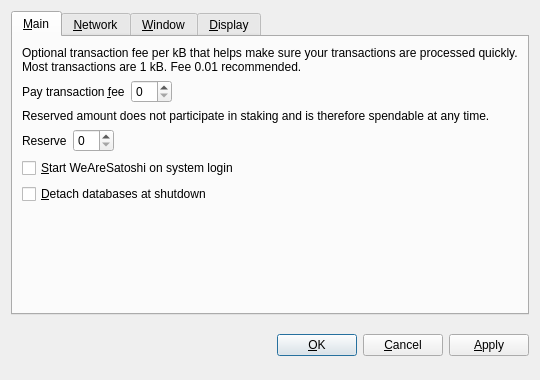
<?xml version="1.0" encoding="UTF-8"?>
<ui version="4.0">
 <class>OptionsDialog</class>
 <widget class="QDialog" name="OptionsDialog">
  <property name="geometry">
   <rect>
    <x>0</x>
    <y>0</y>
    <width>540</width>
    <height>380</height>
   </rect>
  </property>
  <property name="windowTitle">
   <string>Options</string>
  </property>
  <property name="modal">
   <bool>true</bool>
  </property>
  <layout class="QVBoxLayout" name="verticalLayout">
   <item>
    <widget class="QTabWidget" name="tabWidget">
     <property name="tabPosition">
      <enum>QTabWidget::North</enum>
     </property>
     <property name="currentIndex">
      <number>0</number>
     </property>
     <widget class="QWidget" name="tabMain">
      <attribute name="title">
       <string>&amp;Main</string>
      </attribute>
      <layout class="QVBoxLayout" name="verticalLayout_Main">
       <item>
        <widget class="QLabel" name="transactionFeeInfoLabel">
         <property name="text">
          <string>Optional transaction fee per kB that helps make sure your transactions are processed quickly. Most transactions are 1 kB. Fee 0.01 recommended.</string>
         </property>
         <property name="textFormat">
          <enum>Qt::PlainText</enum>
         </property>
         <property name="wordWrap">
          <bool>true</bool>
         </property>
        </widget>
       </item>
       <item>
        <layout class="QHBoxLayout" name="horizontalLayoutFee">
         <item>
          <widget class="QLabel" name="transactionFeeLabel">
           <property name="text">
            <string>Pay transaction &amp;fee</string>
           </property>
           <property name="textFormat">
            <enum>Qt::PlainText</enum>
           </property>
           <property name="buddy">
            <cstring>transactionFee</cstring>
           </property>
          </widget>
         </item>
         <item>
          <widget class="BitcoinAmountField" name="transactionFee"/>
         </item>
         <item>
          <spacer name="horizontalSpacerFee">
           <property name="orientation">
            <enum>Qt::Horizontal</enum>
           </property>
           <property name="sizeHint" stdset="0">
            <size>
             <width>40</width>
             <height>20</height>
            </size>
           </property>
          </spacer>
         </item>
        </layout>
       </item>
       <item>
        <widget class="QLabel" name="reserveBalanceInfoLabel">
         <property name="text">
          <string>Reserved amount does not participate in staking and is therefore spendable at any time.</string>
         </property>
         <property name="textFormat">
          <enum>Qt::PlainText</enum>
         </property>
         <property name="wordWrap">
          <bool>true</bool>
         </property>
        </widget>
       </item>
       <item>
        <layout class="QHBoxLayout" name="horizontalLayoutReserveBalance">
         <item>
          <widget class="QLabel" name="reserveBalanceLabel">
           <property name="text">
            <string>Reserve</string>
           </property>
           <property name="textFormat">
            <enum>Qt::PlainText</enum>
           </property>
           <property name="buddy">
            <cstring>reserveBalance</cstring>
           </property>
          </widget>
         </item>
         <item>
          <widget class="BitcoinAmountField" name="reserveBalance"/>
         </item>
         <item>
          <spacer name="horizontalSpacerReserveBalance">
           <property name="orientation">
            <enum>Qt::Horizontal</enum>
           </property>
           <property name="sizeHint" stdset="0">
            <size>
             <width>40</width>
             <height>20</height>
            </size>
           </property>
          </spacer>
         </item>
        </layout>
       </item>
       <item>
        <widget class="QCheckBox" name="bitcoinAtStartup">
         <property name="toolTip">
          <string>Automatically start WeAreSatoshi after logging in to the system.</string>
         </property>
         <property name="text">
          <string>&amp;Start WeAreSatoshi on system login</string>
         </property>
        </widget>
       </item>
       <item>
        <widget class="QCheckBox" name="detachDatabases">
         <property name="toolTip">
          <string>Detach block and address databases at shutdown. This means they can be moved to another data directory, but it slows down shutdown. The wallet is always detached.</string>
         </property>
         <property name="text">
          <string>&amp;Detach databases at shutdown</string>
         </property>
        </widget>
       </item>
       <item>
        <spacer name="verticalSpacer_Main">
         <property name="orientation">
          <enum>Qt::Vertical</enum>
         </property>
         <property name="sizeHint" stdset="0">
          <size>
           <width>20</width>
           <height>40</height>
          </size>
         </property>
        </spacer>
       </item>
      </layout>
     </widget>
     <widget class="QWidget" name="tabNetwork">
      <attribute name="title">
       <string>&amp;Network</string>
      </attribute>
      <layout class="QVBoxLayout" name="verticalLayout_Network">
       <item>
        <widget class="QCheckBox" name="mapPortUpnp">
         <property name="toolTip">
          <string>Automatically open the WeAreSatoshi client port on the router. This only works when your router supports UPnP and it is enabled.</string>
         </property>
         <property name="text">
          <string>Map port using &amp;UPnP</string>
         </property>
        </widget>
       </item>
       <item>
        <widget class="QCheckBox" name="connectSocks">
         <property name="toolTip">
          <string>Connect to the WeAreSatoshi network through a SOCKS proxy (e.g. when connecting through Tor).</string>
         </property>
         <property name="text">
          <string>&amp;Connect through SOCKS proxy:</string>
         </property>
        </widget>
       </item>
       <item>
        <layout class="QHBoxLayout" name="horizontalLayout_Network">
         <item>
          <widget class="QLabel" name="proxyIpLabel">
           <property name="text">
            <string>Proxy &amp;IP:</string>
           </property>
           <property name="textFormat">
            <enum>Qt::PlainText</enum>
           </property>
           <property name="buddy">
            <cstring>proxyIp</cstring>
           </property>
          </widget>
         </item>
         <item>
          <widget class="QValidatedLineEdit" name="proxyIp">
           <property name="maximumSize">
            <size>
             <width>140</width>
             <height>16777215</height>
            </size>
           </property>
           <property name="toolTip">
            <string>IP address of the proxy (e.g. 127.0.0.1)</string>
           </property>
          </widget>
         </item>
         <item>
          <widget class="QLabel" name="proxyPortLabel">
           <property name="text">
            <string>&amp;Port:</string>
           </property>
           <property name="textFormat">
            <enum>Qt::PlainText</enum>
           </property>
           <property name="buddy">
            <cstring>proxyPort</cstring>
           </property>
          </widget>
         </item>
         <item>
          <widget class="QLineEdit" name="proxyPort">
           <property name="maximumSize">
            <size>
             <width>55</width>
             <height>16777215</height>
            </size>
           </property>
           <property name="toolTip">
            <string>Port of the proxy (e.g. 9050)</string>
           </property>
          </widget>
         </item>
         <item>
          <widget class="QLabel" name="socksVersionLabel">
           <property name="text">
            <string>SOCKS &amp;Version:</string>
           </property>
           <property name="textFormat">
            <enum>Qt::PlainText</enum>
           </property>
           <property name="buddy">
            <cstring>socksVersion</cstring>
           </property>
          </widget>
         </item>
         <item>
          <widget class="QValueComboBox" name="socksVersion">
           <property name="toolTip">
            <string>SOCKS version of the proxy (e.g. 5)</string>
           </property>
          </widget>
         </item>
         <item>
          <spacer name="horizontalSpacer_Network">
           <property name="orientation">
            <enum>Qt::Horizontal</enum>
           </property>
           <property name="sizeHint" stdset="0">
            <size>
             <width>40</width>
             <height>20</height>
            </size>
           </property>
          </spacer>
         </item>
        </layout>
       </item>
       <item>
        <spacer name="verticalSpacer_Network">
         <property name="orientation">
          <enum>Qt::Vertical</enum>
         </property>
         <property name="sizeHint" stdset="0">
          <size>
           <width>20</width>
           <height>40</height>
          </size>
         </property>
        </spacer>
       </item>
      </layout>
     </widget>
     <widget class="QWidget" name="tabWindow">
      <attribute name="title">
       <string>&amp;Window</string>
      </attribute>
      <layout class="QVBoxLayout" name="verticalLayout_Window">
       <item>
        <widget class="QCheckBox" name="minimizeToTray">
         <property name="toolTip">
          <string>Show only a tray icon after minimizing the window.</string>
         </property>
         <property name="text">
          <string>&amp;Minimize to the tray instead of the taskbar</string>
         </property>
        </widget>
       </item>
       <item>
        <widget class="QCheckBox" name="minimizeOnClose">
         <property name="toolTip">
          <string>Minimize instead of exit the application when the window is closed. When this option is enabled, the application will be closed only after selecting Quit in the menu.</string>
         </property>
         <property name="text">
          <string>M&amp;inimize on close</string>
         </property>
        </widget>
       </item>
       <item>
        <spacer name="verticalSpacer_Window">
         <property name="orientation">
          <enum>Qt::Vertical</enum>
         </property>
         <property name="sizeHint" stdset="0">
          <size>
           <width>20</width>
           <height>40</height>
          </size>
         </property>
        </spacer>
       </item>
      </layout>
     </widget>
     <widget class="QWidget" name="tabDisplay">
      <attribute name="title">
       <string>&amp;Display</string>
      </attribute>
      <layout class="QVBoxLayout" name="verticalLayout_Display">
       <item>
        <layout class="QHBoxLayout" name="horizontalLayout_1_Display">
         <item>
          <widget class="QLabel" name="langLabel">
           <property name="text">
            <string>User Interface &amp;language:</string>
           </property>
           <property name="textFormat">
            <enum>Qt::PlainText</enum>
           </property>
           <property name="buddy">
            <cstring>lang</cstring>
           </property>
          </widget>
         </item>
         <item>
          <widget class="QValueComboBox" name="lang">
           <property name="toolTip">
            <string>The user interface language can be set here. This setting will take effect after restarting WeAreSatoshi.</string>
           </property>
          </widget>
         </item>
        </layout>
       </item>
       <item>
        <layout class="QHBoxLayout" name="horizontalLayout_2_Display">
         <item>
          <widget class="QLabel" name="unitLabel">
           <property name="text">
            <string>&amp;Unit to show amounts in:</string>
           </property>
           <property name="textFormat">
            <enum>Qt::PlainText</enum>
           </property>
           <property name="buddy">
            <cstring>unit</cstring>
           </property>
          </widget>
         </item>
         <item>
          <widget class="QValueComboBox" name="unit">
           <property name="toolTip">
            <string>Choose the default subdivision unit to show in the interface and when sending coins.</string>
           </property>
          </widget>
         </item>
        </layout>
       </item>
       <item>
        <widget class="QCheckBox" name="displayAddresses">
         <property name="toolTip">
          <string>Whether to show WeAreSatoshi addresses in the transaction list or not.</string>
         </property>
         <property name="text">
          <string>&amp;Display addresses in transaction list</string>
         </property>
        </widget>
       </item>
       <item>
        <widget class="QCheckBox" name="coinControlFeatures">
         <property name="toolTip">
          <string>Whether to show coin control features or not.</string>
         </property>
         <property name="text">
          <string>Display coin &amp;control features (experts only!)</string>
         </property>
        </widget>
       </item>
       <item>
        <spacer name="verticalSpacer_Display">
         <property name="orientation">
          <enum>Qt::Vertical</enum>
         </property>
         <property name="sizeHint" stdset="0">
          <size>
           <width>20</width>
           <height>40</height>
          </size>
         </property>
        </spacer>
       </item>
      </layout>
     </widget>
    </widget>
   </item>
   <item>
    <layout class="QHBoxLayout" name="horizontalLayout_Buttons">
     <item>
      <spacer name="horizontalSpacer_1">
       <property name="orientation">
        <enum>Qt::Horizontal</enum>
       </property>
       <property name="sizeHint" stdset="0">
        <size>
         <width>40</width>
         <height>48</height>
        </size>
       </property>
      </spacer>
     </item>
     <item>
      <widget class="QLabel" name="statusLabel">
       <property name="font">
        <font>
         <weight>75</weight>
         <bold>true</bold>
        </font>
       </property>
       <property name="text">
        <string/>
       </property>
       <property name="textFormat">
        <enum>Qt::PlainText</enum>
       </property>
       <property name="wordWrap">
        <bool>true</bool>
       </property>
      </widget>
     </item>
     <item>
      <spacer name="horizontalSpacer_2">
       <property name="orientation">
        <enum>Qt::Horizontal</enum>
       </property>
       <property name="sizeHint" stdset="0">
        <size>
         <width>40</width>
         <height>48</height>
        </size>
       </property>
      </spacer>
     </item>
     <item>
      <widget class="QPushButton" name="okButton">
       <property name="text">
        <string>&amp;OK</string>
       </property>
      </widget>
     </item>
     <item>
      <widget class="QPushButton" name="cancelButton">
       <property name="text">
        <string>&amp;Cancel</string>
       </property>
       <property name="autoDefault">
        <bool>false</bool>
       </property>
      </widget>
     </item>
     <item>
      <widget class="QPushButton" name="applyButton">
       <property name="text">
        <string>&amp;Apply</string>
       </property>
       <property name="autoDefault">
        <bool>false</bool>
       </property>
      </widget>
     </item>
    </layout>
   </item>
  </layout>
 </widget>
 <customwidgets>
  <customwidget>
   <class>BitcoinAmountField</class>
   <extends>QSpinBox</extends>
   <header>bitcoinamountfield.h</header>
  </customwidget>
  <customwidget>
   <class>QValueComboBox</class>
   <extends>QComboBox</extends>
   <header>qvaluecombobox.h</header>
  </customwidget>
  <customwidget>
   <class>QValidatedLineEdit</class>
   <extends>QLineEdit</extends>
   <header>qvalidatedlineedit.h</header>
  </customwidget>
 </customwidgets>
 <resources/>
 <connections/>
</ui>
